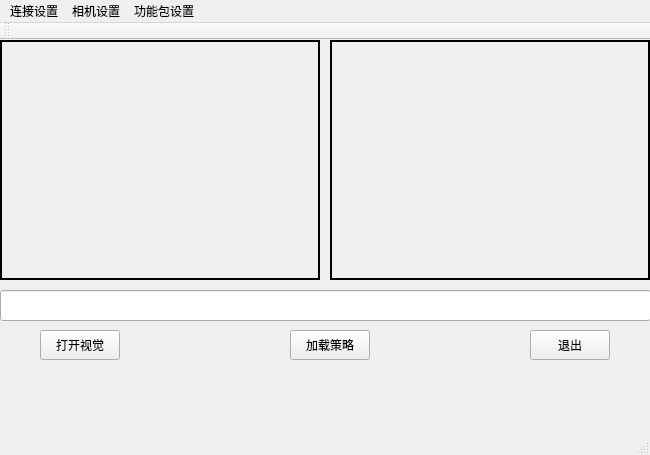
<?xml version="1.0" encoding="UTF-8"?>
<ui version="4.0">
 <class>VisionMainWindow</class>
 <widget class="QMainWindow" name="VisionMainWindow">
  <property name="geometry">
   <rect>
    <x>0</x>
    <y>0</y>
    <width>650</width>
    <height>455</height>
   </rect>
  </property>
  <property name="windowTitle">
   <string>VisionMainWindow</string>
  </property>
  <widget class="QWidget" name="centralWidget">
   <widget class="QLabel" name="left_disp">
    <property name="geometry">
     <rect>
      <x>0</x>
      <y>0</y>
      <width>320</width>
      <height>240</height>
     </rect>
    </property>
    <property name="frameShape">
     <enum>QFrame::WinPanel</enum>
    </property>
    <property name="text">
     <string/>
    </property>
   </widget>
   <widget class="QLabel" name="right_disp">
    <property name="geometry">
     <rect>
      <x>330</x>
      <y>0</y>
      <width>320</width>
      <height>240</height>
     </rect>
    </property>
    <property name="frameShape">
     <enum>QFrame::WinPanel</enum>
    </property>
    <property name="text">
     <string/>
    </property>
   </widget>
   <widget class="QPushButton" name="openVisonbtn">
    <property name="geometry">
     <rect>
      <x>40</x>
      <y>290</y>
      <width>80</width>
      <height>30</height>
     </rect>
    </property>
    <property name="text">
     <string>打开视觉</string>
    </property>
   </widget>
   <widget class="QPushButton" name="LoadDllBtn">
    <property name="geometry">
     <rect>
      <x>290</x>
      <y>290</y>
      <width>80</width>
      <height>30</height>
     </rect>
    </property>
    <property name="text">
     <string>加载策略</string>
    </property>
   </widget>
   <widget class="QPushButton" name="ExitBtn">
    <property name="geometry">
     <rect>
      <x>530</x>
      <y>290</y>
      <width>80</width>
      <height>30</height>
     </rect>
    </property>
    <property name="text">
     <string>退出</string>
    </property>
   </widget>
   <widget class="QLineEdit" name="DllPathDisp">
    <property name="geometry">
     <rect>
      <x>0</x>
      <y>250</y>
      <width>651</width>
      <height>31</height>
     </rect>
    </property>
   </widget>
  </widget>
  <widget class="QMenuBar" name="menuBar">
   <property name="geometry">
    <rect>
     <x>0</x>
     <y>0</y>
     <width>650</width>
     <height>23</height>
    </rect>
   </property>
   <widget class="QMenu" name="menuconctSet">
    <property name="title">
     <string>连接设置</string>
    </property>
    <addaction name="actionSeriportSet"/>
    <addaction name="actionTcpSet"/>
   </widget>
   <widget class="QMenu" name="menuCamSet">
    <property name="title">
     <string>相机设置</string>
    </property>
    <addaction name="actionCamDevSet"/>
    <addaction name="actionImageSet"/>
   </widget>
   <widget class="QMenu" name="menu">
    <property name="title">
     <string>功能包设置</string>
    </property>
    <addaction name="actionFaceCollection"/>
   </widget>
   <addaction name="menuconctSet"/>
   <addaction name="menuCamSet"/>
   <addaction name="menu"/>
  </widget>
  <widget class="QToolBar" name="mainToolBar">
   <attribute name="toolBarArea">
    <enum>TopToolBarArea</enum>
   </attribute>
   <attribute name="toolBarBreak">
    <bool>false</bool>
   </attribute>
  </widget>
  <widget class="QStatusBar" name="statusBar"/>
  <action name="actionSeriportSet">
   <property name="text">
    <string>串口设置</string>
   </property>
  </action>
  <action name="actionTcpSet">
   <property name="text">
    <string>服务器设置</string>
   </property>
  </action>
  <action name="actionCamDevSet">
   <property name="text">
    <string>相机设备设置</string>
   </property>
  </action>
  <action name="actionImageSet">
   <property name="text">
    <string>图像预处理</string>
   </property>
  </action>
  <action name="actionFaceCollection">
   <property name="text">
    <string>人脸采集</string>
   </property>
  </action>
 </widget>
 <layoutdefault spacing="6" margin="11"/>
 <resources/>
 <connections/>
</ui>
